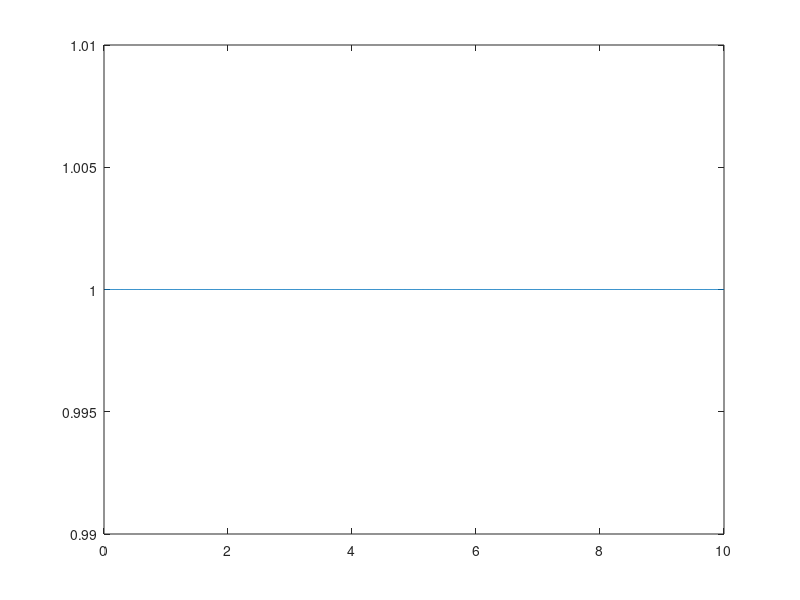

MATLAB code to generate this figure:
clc
clear variables

% basic output
disp('Machine precision:')
disp(eps);

% more
fprintf('Machine precision is %g \n',eps) % %g: default format (switches automatically between scientific and standard)
fprintf('Machine precision is %f \n',eps) % %f: without scientific notation

% for more digits
fprintf('One third is: %10.9f \n',1/3) %

% largest number (realmax)
fprintf('Largest number is %g \n',realmax)

% smallest number (realmin)
fprintf('Smallest number is %g \n',realmin)

x = 0:0.01:10; % from 0 to 10, steps of 0.1
x = linspace(0,10,1000); % alternative

y = zeros(size(x)); % array of zeros with same size of x

% three ways to define y = f(x)
for i = 1:length(x)
    y(i) = ((x(i) + 1) - 1) / x(i);
end

% y defined with a vectorized expression
y = ((x + 1) - 1) ./ x; % ./ element-wise division

% anonymous functions
y = @(x) ((x + 1) - 1) ./ x;

plot(x,y(x))

% set the limits for the y-axis
ylim([0.99 1.01])
